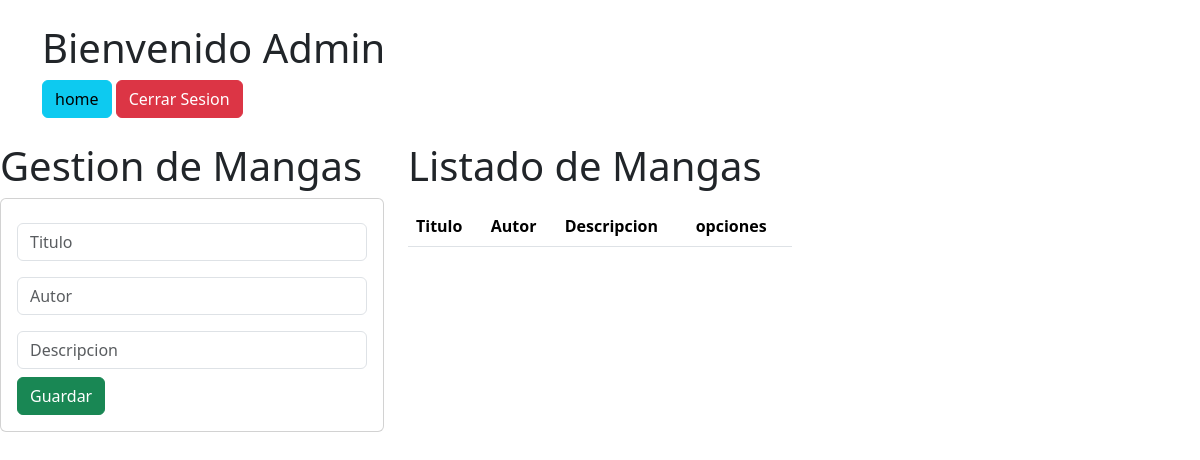
Before: /PAGINA_WEB/crud/ (signed in) with the older database file.
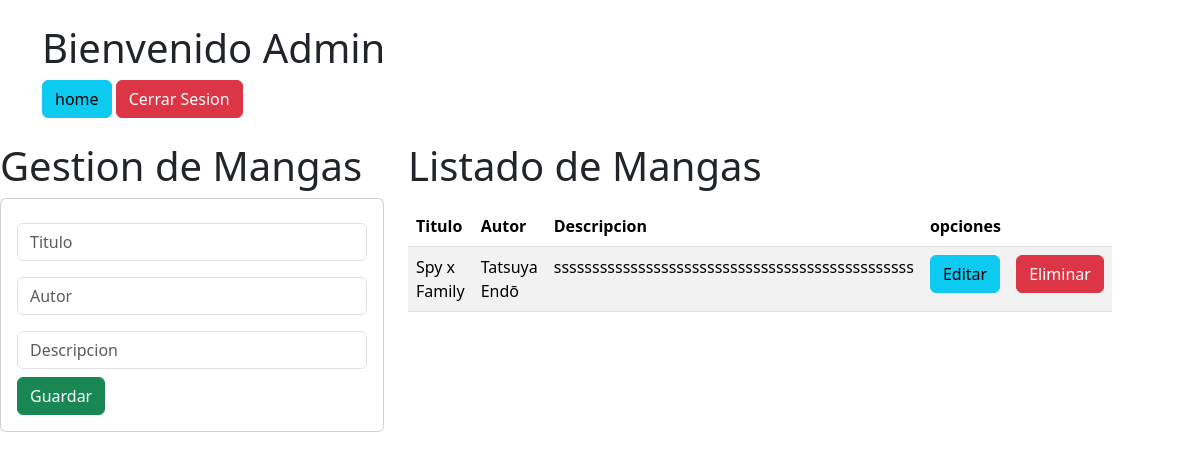
After: the same page with the newer database file.
### PAGINA_WEB/models.py (models this page shows, shortened)
class Manga(models.Model):
    titulo = models.CharField(primary_key=True, validators=[MinLengthValidator(5)], max_length=100)
    autor = models.CharField(max_length=30)
    descripcion = models.TextField(validators=[MinLengthValidator(30)], max_length=1000)

### PAGINA_WEB/views.py (the view)
# urls.py: path("crud/", views.crud, name="crud"),
@login_required
def crud(request):
    mangas = Manga.objects.all()
    return render(request, "crud.html", {"mangas": mangas})

### PAGINA_WEB/templates/crud.html (shortened to what this page needs)
<!DOCTYPE html>
<html lang="en">
<head>
    <link href="https://cdn.jsdelivr.net/npm/bootstrap@5.3.3/dist/css/bootstrap.min.css" rel="stylesheet"
>
    <link href="https://cdn.jsdelivr.net/npm/bootstrap@5.3.3/dist/css/bootstrap.min.css" rel="stylesheet">
    <link href="https://getbootstrap.com/docs/5.3/assets/css/docs.css" rel="stylesheet">
    {% load static %}
</head>
<body>
  {% if user.is_authenticated %}
    <div class="container py-4"><h1>Bienvenido {{user}}</h1>
      <a href="{% url 'index' %}" type="button" class="btn btn-info">home</a>
      <a href="{% url 'salir' %}" type="button" class="btn btn-danger">Cerrar Sesion</a>
    </div>
  {% endif %}
    <div class="row">
      <div class="col-sm-12 col-md-6 col-lg-4 col-xl-4">
        <h1>Gestion de Mangas</h1>
        <div class="card">
          <div class="card-body">
            <form action="{% url 'add_manga' %}" method="POST">
              <div class="form-group py-2">
                <input type="text" id="txtTitulo" name="txtTitulo" class="form-control" placeholder="Titulo"
                minlength="6" maxlength="100" required>
              </div>
              <div class="form-group py-2">
                <input type="text" id="txtAutor" name="txtAutor" class="form-control" placeholder="Autor"
                 maxlength="30" required>
              </div>
              <div class="form-group py-2">
                <input type="text" id="descripcion" name="descripcion" class="form-control" placeholder="Descripcion"
                minlength="30" maxlength="1000" required>
              </div>
              <div class="form-group">
                <button type="submit" class="btn btn-success btn-block" text-white>Guardar</button>
              </div>
            </form>
          </div>
        </div>
      </div>
      <div class="col-sm-12 col-md-6 col-lg-4 col-xl-4">
        <h1>Listado de Mangas</h1>
        <div class="table responsive py-2">
          <table class="table table-striped">
            <thead>
              <tr>
                  <th>Titulo</th>
                  <th>Autor</th>
                  <th>Descripcion</th>
                  <th colspan="2">opciones</th>
              </tr>
            </thead>
            <tbody>
              {% for m in mangas %}
              <tr>
                <td>{{m.titulo}}</td>
                <td>{{m.autor}}</td>
                <td>{{m.descripcion}}</td>
                <td><a href="edit_manga/{{m.titulo}}" type="button" class="btn btn-info">Editar</a></td>
                <td><a href="{% url 'del_manga' titulo=m.titulo %}" type="button" class="btn btn-danger">Eliminar</a></td>
              </tr>
              {% endfor %}
            </tbody>
          </table>
        </div>
      </div>
    </div>
</body>
</html>

Changed rows visible on the page:
added Manga: titulo "Spy x Family", autor "Tatsuya Endō", descripcion "sssssssssssssssssssssssssssssssssssssssssssssss"
